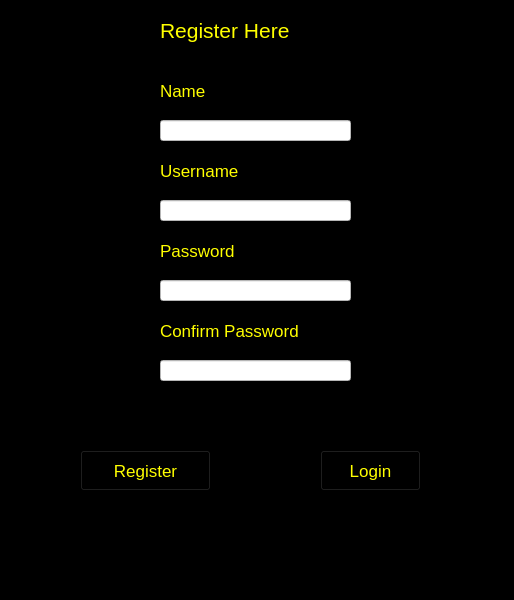
<?xml version="1.0" encoding="UTF-8"?>
<ui version="4.0">
 <class>MainWindow</class>
 <widget class="QMainWindow" name="MainWindow">
  <property name="geometry">
   <rect>
    <x>0</x>
    <y>0</y>
    <width>514</width>
    <height>600</height>
   </rect>
  </property>
  <property name="windowTitle">
   <string>Register Page</string>
  </property>
  <property name="styleSheet">
   <string notr="true">background-color: rgb(0, 0, 0);</string>
  </property>
  <widget class="QWidget" name="centralwidget">
   <widget class="QLabel" name="label">
    <property name="geometry">
     <rect>
      <x>160</x>
      <y>0</y>
      <width>171</width>
      <height>61</height>
     </rect>
    </property>
    <property name="font">
     <font>
      <family>Segoe UI</family>
      <pointsize>16</pointsize>
     </font>
    </property>
    <property name="styleSheet">
     <string notr="true">color: rgb(255, 255, 0);</string>
    </property>
    <property name="text">
     <string>Register Here</string>
    </property>
   </widget>
   <widget class="QLabel" name="Name">
    <property name="geometry">
     <rect>
      <x>160</x>
      <y>80</y>
      <width>61</width>
      <height>21</height>
     </rect>
    </property>
    <property name="font">
     <font>
      <family>Segoe UI</family>
      <pointsize>13</pointsize>
     </font>
    </property>
    <property name="styleSheet">
     <string notr="true">color: rgb(255, 255, 0);</string>
    </property>
    <property name="text">
     <string>Name</string>
    </property>
   </widget>
   <widget class="QLabel" name="Username">
    <property name="geometry">
     <rect>
      <x>160</x>
      <y>160</y>
      <width>101</width>
      <height>21</height>
     </rect>
    </property>
    <property name="font">
     <font>
      <family>Segoe UI</family>
      <pointsize>13</pointsize>
     </font>
    </property>
    <property name="styleSheet">
     <string notr="true">color: rgb(255, 255, 0);</string>
    </property>
    <property name="text">
     <string>Username</string>
    </property>
   </widget>
   <widget class="QLabel" name="Password">
    <property name="geometry">
     <rect>
      <x>160</x>
      <y>240</y>
      <width>101</width>
      <height>21</height>
     </rect>
    </property>
    <property name="font">
     <font>
      <family>Segoe UI</family>
      <pointsize>13</pointsize>
     </font>
    </property>
    <property name="styleSheet">
     <string notr="true">color: rgb(255, 255, 0);</string>
    </property>
    <property name="text">
     <string>Password</string>
    </property>
   </widget>
   <widget class="QLabel" name="ConPassword">
    <property name="geometry">
     <rect>
      <x>160</x>
      <y>320</y>
      <width>181</width>
      <height>21</height>
     </rect>
    </property>
    <property name="font">
     <font>
      <family>Segoe UI</family>
      <pointsize>13</pointsize>
     </font>
    </property>
    <property name="styleSheet">
     <string notr="true">color: rgb(255, 255, 0);</string>
    </property>
    <property name="text">
     <string>Confirm Password</string>
    </property>
   </widget>
   <widget class="QLineEdit" name="TxtName">
    <property name="geometry">
     <rect>
      <x>160</x>
      <y>120</y>
      <width>191</width>
      <height>21</height>
     </rect>
    </property>
    <property name="styleSheet">
     <string notr="true">background-color: rgb(255, 255, 255);
color: rgb(0, 0, 0);</string>
    </property>
   </widget>
   <widget class="QLineEdit" name="TxtUsername">
    <property name="geometry">
     <rect>
      <x>160</x>
      <y>200</y>
      <width>191</width>
      <height>21</height>
     </rect>
    </property>
    <property name="styleSheet">
     <string notr="true">background-color: rgb(255, 255, 255);
color: rgb(0, 0, 0);</string>
    </property>
   </widget>
   <widget class="QLineEdit" name="TxtPasword">
    <property name="geometry">
     <rect>
      <x>160</x>
      <y>280</y>
      <width>191</width>
      <height>21</height>
     </rect>
    </property>
    <property name="styleSheet">
     <string notr="true">background-color: rgb(255, 255, 255);
color: rgb(0, 0, 0);</string>
    </property>
   </widget>
   <widget class="QLineEdit" name="TxtConPassword">
    <property name="geometry">
     <rect>
      <x>160</x>
      <y>360</y>
      <width>191</width>
      <height>21</height>
     </rect>
    </property>
    <property name="styleSheet">
     <string notr="true">background-color: rgb(255, 255, 255);
color: rgb(0, 0, 0);</string>
    </property>
   </widget>
   <widget class="QPushButton" name="BtnLogin">
    <property name="geometry">
     <rect>
      <x>320</x>
      <y>450</y>
      <width>101</width>
      <height>41</height>
     </rect>
    </property>
    <property name="font">
     <font>
      <family>Segoe UI</family>
      <pointsize>13</pointsize>
     </font>
    </property>
    <property name="styleSheet">
     <string notr="true">color: rgb(255, 255, 0);</string>
    </property>
    <property name="text">
     <string>Login</string>
    </property>
   </widget>
   <widget class="QPushButton" name="BtnRegister">
    <property name="geometry">
     <rect>
      <x>80</x>
      <y>450</y>
      <width>131</width>
      <height>41</height>
     </rect>
    </property>
    <property name="font">
     <font>
      <family>Segoe UI</family>
      <pointsize>13</pointsize>
     </font>
    </property>
    <property name="styleSheet">
     <string notr="true">color: rgb(255, 255, 0);</string>
    </property>
    <property name="text">
     <string>Register</string>
    </property>
   </widget>
  </widget>
  <widget class="QMenuBar" name="menubar">
   <property name="geometry">
    <rect>
     <x>0</x>
     <y>0</y>
     <width>514</width>
     <height>26</height>
    </rect>
   </property>
  </widget>
  <widget class="QStatusBar" name="statusbar"/>
 </widget>
 <resources/>
 <connections/>
</ui>
